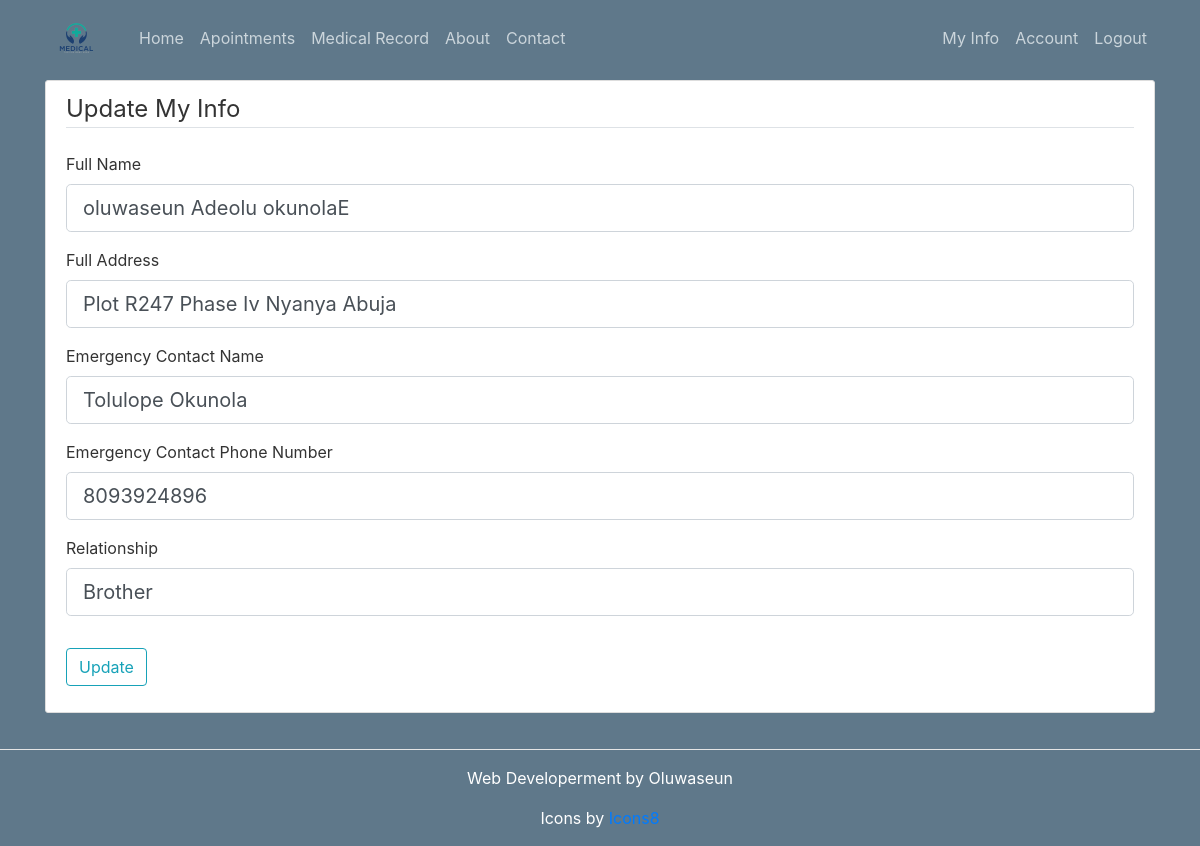
Screenshot of /myrecord (signed in) with the database file from the repository.
### patient/models.py (models this page shows, shortened)
class Record(db.Model):
    patient_id = db.Column(db.Integer, primary_key=True)
    patient_name = db.Column(db.String(100), nullable=False)
    gender = db.Column(db.String(100), nullable=False)
    dob = db.Column(db.String(255), nullable=False)
    address = db.Column(db.String(255), nullable=False)
    emergency_name = db.Column(db.String(100), nullable=False)
    emergency_relationship = db.Column(db.String(255), nullable=False)
    emergency_phone = db.Column(db.String(100), nullable=False)
    date_posted = db.Column(db.DateTime, nullable=False, default=datetime.utcnow)
    user_id = db.Column(db.Integer, db.ForeignKey('user.id'), nullable=False)
    all_records = db.relationship('Medical', backref='record', lazy=True)

### patient/patientrecords/routes.py (the view)
@patientrecords.route("/myrecord", methods=['GET', 'POST'])
@login_required
def myrecord():
    user = User.query.filter_by(username=current_user.username).first_or_404()
    patientrecords = Record.query.filter_by(user=user).all()
    if not patientrecords:  # Checking if patientrecords list is empty
        return redirect(url_for('patientrecords.update_patientrecord'))
    else:
        form = UpdatePatientRecordForm()
        if request.method == 'POST':
            for record in patientrecords:
                record.patient_name = form.patient_name.data
                record.address = form.address.data
                record.emergency_name = form.emergency_name.data
                record.emergency_relationship = form.emergency_relationship.data
                record.emergency_phone = form.emergency_phone.data
                try:
                    db.session.add(record)  # Add the updated record to the session
                    db.session.commit()  # Commit the changes
                    flash('Your account has been updated!', 'success')
                    return redirect(url_for('patientrecords.myrecord'))
                except Exception as e:
                    flash(f'An error occurred: {e}', 'error')
                    db.session.rollback()  # Roll back changes if an error occurs
        else:
            for record in patientrecords:
                form.patient_name.data = record.patient_name
                form.address.data = record.address
                form.emergency_name.data = record.emergency_name
                form.emergency_relationship.data = record.emergency_relationship
                form.emergency_phone.data = record.emergency_phone
        return render_template('myrecord.html', title='My Record', patientrecords=patientrecords, user=user, form=form)

### patient/patientrecords/forms.py
class UpdatePatientRecordForm(FlaskForm):
    patient_name = StringField('Full Name',
                           validators=[DataRequired(), Length(min=2, max=100)])
    gchoices = [('male', 'Male'), ('female', 'Female')]
    gender = SelectField('Select your Gender Type', choices=gchoices)
    dob = DateField('Date of Birth', format='%Y-%m-%d', validators=[DataRequired()])
    address = StringField('Full Address',
                           validators=[DataRequired()])
    emergency_name = StringField('Emergency Contact Name',
                           validators=[DataRequired(), Length(min=2, max=100)])
    emergency_phone = StringField('Emergency Contact Phone Number',
                           validators=[DataRequired(), Length(min=2, max=100)])
    emergency_relationship = StringField('Relationship',
                           validators=[DataRequired(), Length(min=2, max=100)])
    submit = SubmitField('Update')

### patient/models.py (called while the page is built)
@login_manager.user_loader
def load_user(user_id):
    return User.query.get(int(user_id))

### patient/templates/myrecord.html (shortened to what this page needs)
{% extends "layout.html" %}
{% block content %}
    <div class="content-section topbar">
        <form method="POST" action="{{ url_for('patientrecords.myrecord') }}">
            <fieldset class="form-group">
                <legend class="border-bottom mb-4">Update My Info</legend>
                <div class="form-group">
                    {{ form.patient_name.label(class="form-control-label") }}
                    {% if form.patient_name.errors %}
                        {{ form.patient_name(class="form-control form-control-lg is-invalid") }}
                        <div class="invalid-feedback">
                            {% for error in form.patient_name.errors %}
                                <span>{{ error }}</span>
                            {% endfor %}
                        </div>
                    {% else %}
                        {{ form.patient_name(class="form-control form-control-lg") }}
                    {% endif %}
                </div>
                <div class="form-group">
                    {{ form.address.label(class="form-control-label") }}
                    {% if form.address.errors %}
                        {{ form.address(class="form-control form-control-lg is-invalid") }}
                        <div class="invalid-feedback">
                            {% for error in form.address.errors %}
                                <span>{{ error }}</span>
                            {% endfor %}
                        </div>
                    {% else %}
                        {{ form.address(class="form-control form-control-lg") }}
                    {% endif %}
                </div>
                <div class="form-group">
                    {{ form.emergency_name.label(class="form-control-label") }}
                    {% if form.emergency_name.errors %}
                        {{ form.emergency_name(class="form-control form-control-lg is-invalid") }}
                        <div class="invalid-feedback">
                            {% for error in form.emergency_name.errors %}
                                <span>{{ error }}</span>
                            {% endfor %}
                        </div>
                    {% else %}
                        {{ form.emergency_name(class="form-control form-control-lg") }}
                    {% endif %}
                </div>
                  <div class="form-group">
                    {{ form.emergency_phone.label(class="form-control-label") }}
                    {% if form.emergency_phone.errors %}
                        {{ form.emergency_phone(class="form-control form-control-lg is-invalid") }}
                        <div class="invalid-feedback">
                            {% for error in form.emergency_phone.errors %}
                                <span>{{ error }}</span>
                            {% endfor %}
                        </div>
                    {% else %}
                        {{ form.emergency_phone(class="form-control form-control-lg") }}
                    {% endif %}
                </div>
                  <div class="form-group">
                    {{ form.emergency_relationship.label(class="form-control-label") }}
                    {% if form.emergency_relationship.errors %}
                        {{ form.emergency_relationship(class="form-control form-control-lg is-invalid") }}
                        <div class="invalid-feedback">
                            {% for error in form.emergency_relationship.errors %}
                                <span>{{ error }}</span>
                            {% endfor %}
                        </div>
                    {% else %}
                        {{ form.emergency_relationship(class="form-control form-control-lg") }}
                    {% endif %}
                </div>
            </fieldset>
            <div class="form-group">
                {{ form.submit(class="btn btn-outline-info") }}
            </div>
        </form>
    </div>
{% endblock content %}

### patient/static/main.css (style rules this page uses)
body { background: #5f788a; color: #333333; }
.content-section { background: #ffffff; padding: 10px 20px; border: 1px solid #dddddd; border-radius: 3px; margin-bottom: 20px; text-wrap: balance; word-break: break-all; }
.topbar { margin-top: 5rem; clear: both; }

### rows the page displays
Record: patient_name "oluwaseun Adeolu okunolaE", address "Plot R247 Phase Iv Nyanya Abuja", emergency_name "Tolulope Okunola", emergency_phone "8093924896", emergency_relationship "Brother"
